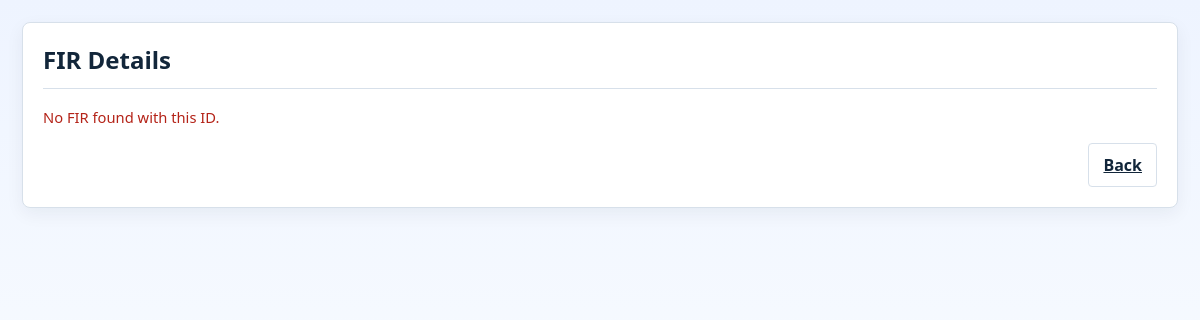
The page /fir/F01 on the database as committed earlier.
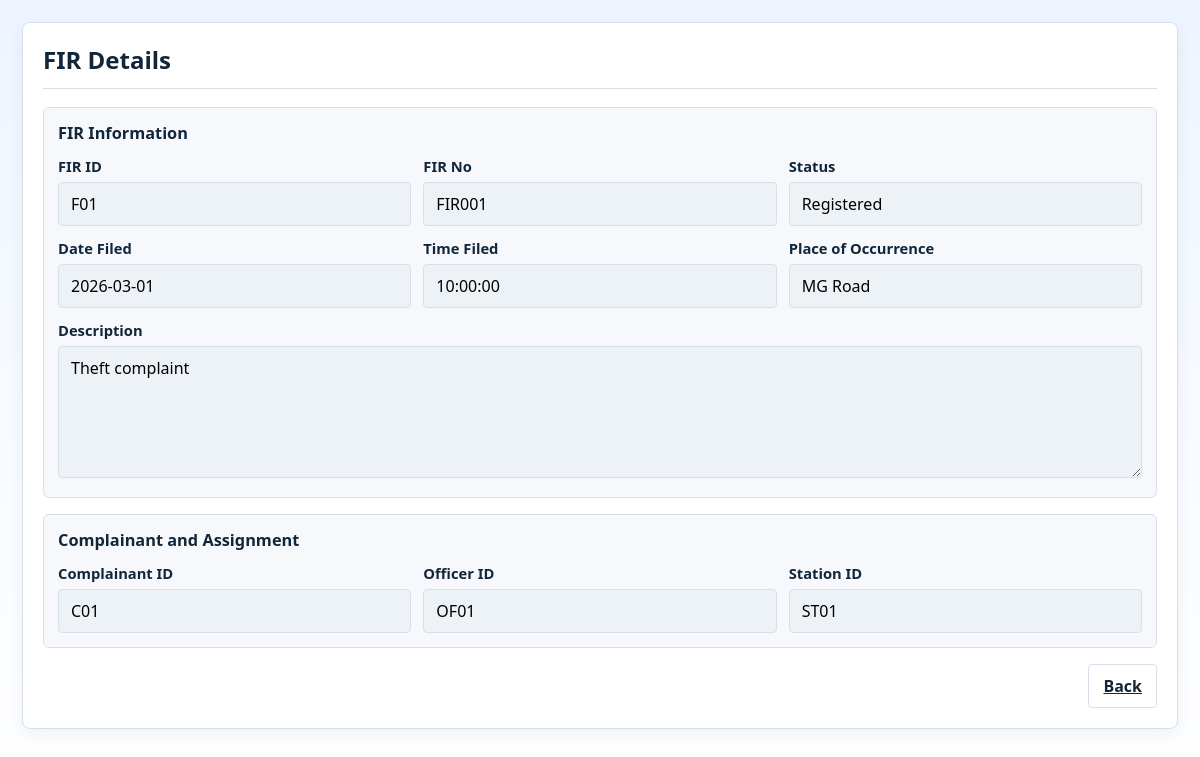
The same page on the database as committed later.
### tables this page shows
CREATE TABLE fir (
        fir_id TEXT PRIMARY KEY,
        fir_no TEXT UNIQUE NOT NULL,
        date_filed TEXT NOT NULL,
        time_filed TEXT NOT NULL,
        place_of_occurrence TEXT NOT NULL,
        description TEXT NOT NULL,
        status TEXT NOT NULL DEFAULT 'Registered' CHECK (
            status IN ('Registered', 'Under Investigation', 'Pending Review', 'Rejected', 'Closed')
        ),
        complainant_id TEXT NOT NULL,
        officer_id TEXT NOT NULL,
        station_id TEXT NOT NULL,
        FOREIGN KEY (complainant_id) REFERENCES complainant(complainant_id),
        FOREIGN KEY (officer_id) REFERENCES officer(officer_id),
        FOREIGN KEY (station_id) REFERENCES police_station(station_id)
    );

### app.py (the view)
@app.route('/fir/<fir_id>')
def view_fir_details(fir_id):
    fir = backend.get_fir_by_id(fir_id)
    return render_template('fir_details.html', fir=fir)

### backend.py (called while the page is built)
def get_fir_by_id(fir_id):
    return database.fetch_one(
        """
        SELECT fir_id, fir_no, date_filed, time_filed, place_of_occurrence, description, status,
               complainant_id, officer_id, station_id
        FROM fir
        WHERE fir_id = ? OR fir_no = ?
        """,
        (fir_id, fir_id),
    )

### database.py (called while the page is built)
def get_connection() -> sqlite3.Connection:
    conn = sqlite3.connect(DB_PATH)
    conn.row_factory = sqlite3.Row
    conn.execute("PRAGMA foreign_keys = ON;")
    return conn

def fetch_one(query: str, params: Iterable[Any] = ()) -> dict[str, Any] | None:
    with get_connection() as conn:
        row = conn.execute(query, tuple(params)).fetchone()
    return dict(row) if row else None

### templates/fir_details.html (shortened to what this page needs)
<!doctype html>
<html lang="en">
<head>
  <link rel="stylesheet" href="{{ url_for('static', filename='css/style.css') }}">
</head>
<body>
  <main class="officer-page">
    <div class="officer-container">
      <article class="panel-card">
        <header class="panel-header">
          <h2>FIR Details</h2>
        </header>
        <hr>
        {% if fir %}
          <section class="form-box system-box">
            <h3>FIR Information</h3>
            <div class="form-grid three-col">
              <div class="field-group">
                <label>FIR ID</label>
                <input type="text" value="{{ fir.get('fir_id', fir.get('id', 'N/A')) }}" readonly>
              </div>
              <div class="field-group">
                <label>FIR No</label>
                <input type="text" value="{{ fir.get('fir_no', fir.get('title', 'N/A')) }}" readonly>
              </div>
              <div class="field-group">
                <label>Status</label>
                <input type="text" value="{{ fir.get('status', 'N/A') }}" readonly>
              </div>
              <div class="field-group">
                <label>Date Filed</label>
                <input type="text" value="{{ fir.get('date_filed', fir.get('date', 'N/A')) }}" readonly>
              </div>
              <div class="field-group">
                <label>Time Filed</label>
                <input type="text" value="{{ fir.get('time_filed', 'N/A') }}" readonly>
              </div>
              <div class="field-group">
                <label>Place of Occurrence</label>
                <input type="text" value="{{ fir.get('place_of_occurrence', fir.get('location', 'N/A')) }}" readonly>
              </div>
              <div class="field-group full-width">
                <label>Description</label>
                <textarea rows="5" readonly>{{ fir.get('description', '') }}</textarea>
              </div>
            </div>
          </section>
          <section class="form-box system-box">
            <h3>Complainant and Assignment</h3>
            <div class="form-grid three-col">
              <div class="field-group">
                <label>Complainant ID</label>
                <input type="text" value="{{ fir.get('complainant_id', 'N/A') }}" readonly>
              </div>
              <div class="field-group">
                <label>Officer ID</label>
                <input type="text" value="{{ fir.get('officer_id', 'N/A') }}" readonly>
              </div>
              <div class="field-group">
                <label>Station ID</label>
                <input type="text" value="{{ fir.get('station_id', 'N/A') }}" readonly>
              </div>
            </div>
          </section>
        {% else %}
          <p class="alert error">No FIR found with this ID.</p>
        {% endif %}
        <div class="form-actions">
          <a class="btn btn-secondary" href="{{ url_for('home') }}">Back</a>
        </div>
      </article>
    </div>
  </main>
</body>
</html>

### static/css/style.css (style rules this page uses)
:root { --bg: #f3f6fb; --card: #ffffff; --text: #12263a; --muted: #5c6f82; --primary: #0f3d63; --primary-hover: #0b2f4d; --secondary: #ffffff; --border: #d7e0ea; --danger: #b42318; --success: #067647; --shadow: 0 10px 24px rgba(18, 38, 58, 0.08); --shadow-soft: 0 6px 18px rgba(18, 38, 58, 0.06); }
* { box-sizing: border-box; }
body { margin: 0; font-family: "Segoe UI", Tahoma, Geneva, Verdana, sans-serif; color: var(--text); background: linear-gradient(180deg, #eef4ff 0%, #f8fbff 55%, #ffffff 100%); min-height: 100vh; }
h2, h3 { margin: 0; }
label { font-size: 0.92rem; font-weight: 600; display: block; margin-bottom: 6px; }
input, select, textarea { width: 100%; padding: 10px 12px; border: 1px solid var(--border); border-radius: 4px; font: inherit; background: #fff; }
input[readonly], textarea[readonly] { background: #edf2f7; cursor: not-allowed; }
textarea { resize: vertical; }
.btn { display: inline-flex; justify-content: center; align-items: center; gap: 6px; border-radius: 4px; padding: 10px 14px; font: inherit; font-weight: 600; cursor: pointer; border: 1px solid transparent; transition: all 0.2s ease; }
.btn-secondary { background: var(--secondary); color: var(--text); border-color: var(--border); }
.form-actions { display: flex; justify-content: flex-end; gap: 10px; flex-wrap: wrap; margin-top: 16px; }
hr { border: 0; border-top: 1px solid var(--border); margin: 12px 0 18px; }
.officer-page { min-height: 100vh; padding: 22px; }
.officer-container { max-width: 1200px; margin: 0 auto; }
.panel-card { background: #fff; border: 1px solid var(--border); border-radius: 8px; box-shadow: var(--shadow-soft); padding: 20px; }
.panel-header { margin-bottom: 2px; }
.form-box { margin-bottom: 16px; padding: 14px; border: 1px solid var(--border); border-radius: 6px; background: #fff; }
.form-box h3 { margin-bottom: 12px; font-size: 1.02rem; }
.system-box { background: #f6f8fb; }
.form-grid { display: grid; gap: 12px; }
.form-grid.three-col { grid-template-columns: repeat(3, minmax(0, 1fr)); }
.field-group { min-width: 0; }
.field-group.full-width { grid-column: 1 / -1; }

Rows that differ between the two databases and show on the page:
added fir: get "F01", get "FIR001", get "Registered", get "2026-03-01", get "10:00:00", get "MG Road", get "Theft complaint", get "C01", get "OF01", get "ST01"
Other text that changed with them:
text no longer shown: "No FIR found with this ID."
text now shown: "FIR Information FIR ID FIR No Status Date Filed Time Filed Place of Occurrence Description Complainant and Assignment Complainant ID Officer ID Station ID"
